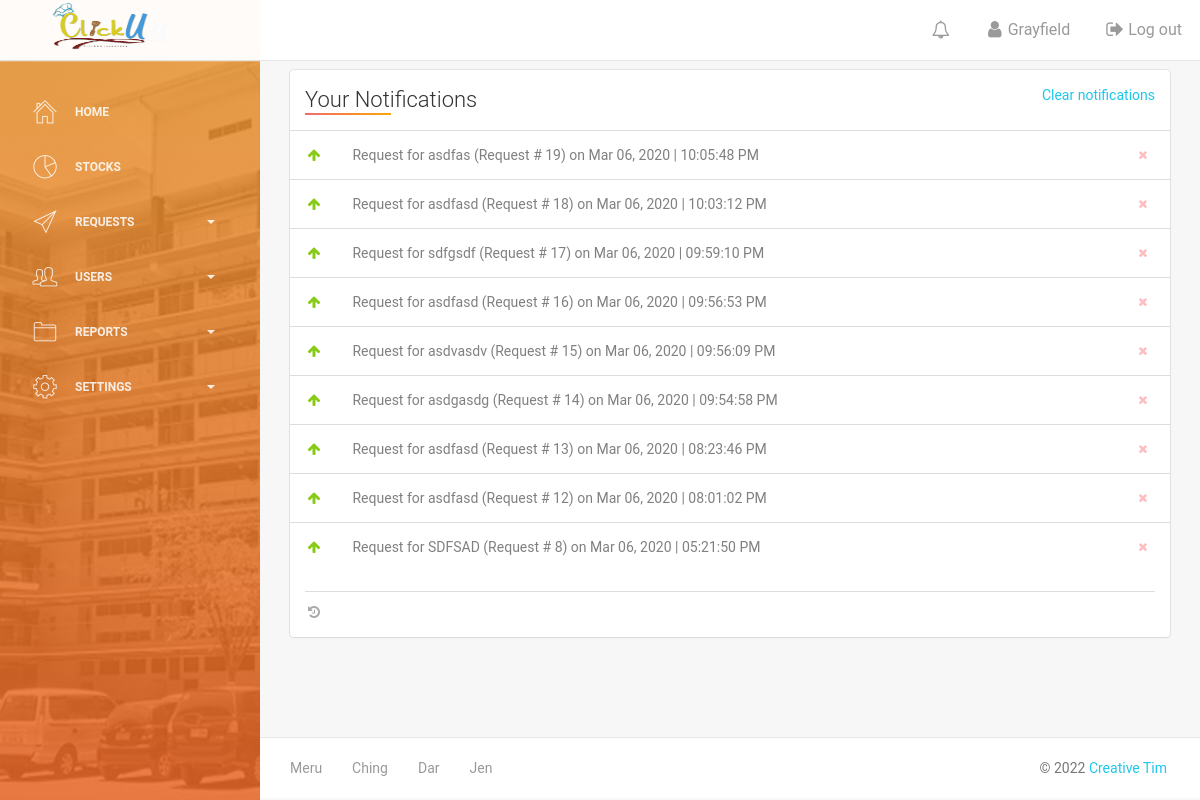
Page /view_all_notifications.php (signed in) on the earlier database version.
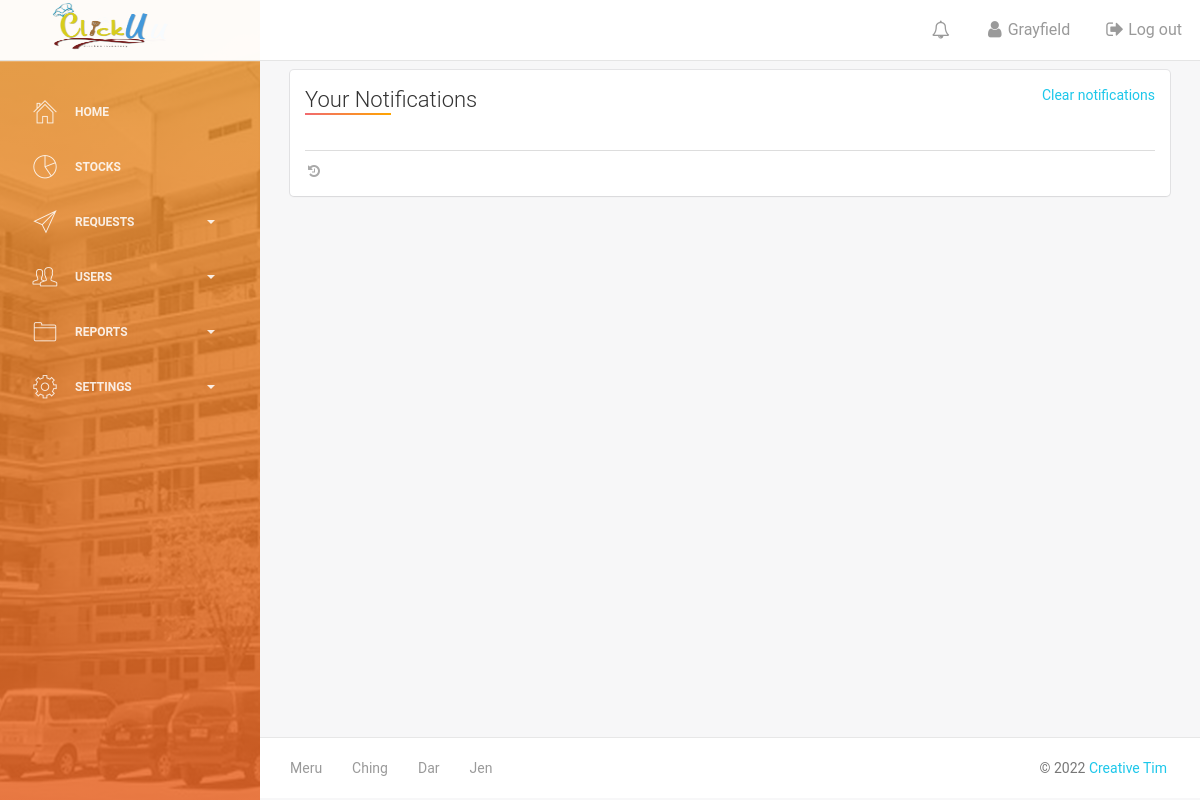
Same page on the later database version.
### tables this page shows
CREATE TABLE `borrower_slip` (
  `borrower_slip_id` int(100) NOT NULL,
  `group_id` int(100) NOT NULL,
  `date_performed` date NOT NULL,
  `time_performed` time NOT NULL,
  `date_requested` datetime NOT NULL,
  `date_approved` datetime NOT NULL,
  `date_cancelled` datetime NOT NULL,
  `date_modified` datetime NOT NULL,
  `date_received` datetime NOT NULL,
  `added_by` int(100) NOT NULL,
  `modified_by` int(50) NOT NULL,
  `aprvd_n_rlsd_by` int(50) NOT NULL,
  `received_by` varchar(50) NOT NULL,
  `storage_id` int(50) NOT NULL,
  `status` varchar(50) NOT NULL
);

CREATE TABLE `notification_control` (
  `notif_control_id` int(100) NOT NULL,
  `trans_id` int(100) NOT NULL,
  `notif_type_id` int(50) NOT NULL,
  `storage_id` int(100) NOT NULL
);

CREATE TABLE `notification` (
  `id` int(50) NOT NULL,
  `notif_control_id` int(100) NOT NULL,
  `user_id` int(50) NOT NULL,
  `user_notif_type` int(11) NOT NULL,
  `notif_date` datetime NOT NULL,
  `notif_approved_date` datetime NOT NULL,
  `seen_user` int(11) NOT NULL,
  `seen_staff` int(11) NOT NULL,
  `seen_admin` int(11) NOT NULL,
  `notif_count` int(11) NOT NULL
);

### view_all_notifications.php (the view, shortened to what the changed rows need)
<?php include('header.php');
?>
<br><br>
<div class="content">
    <div class="container-fluid">
        <div class="row">
          <div class="col-md-12">
              <div class="card ">
                  <div class="content">
                      <div class="table-full-width">
                          <table class="table table-hover">
                              <tbody>
                                <?php
                                  $userID = $_SESSION['user']['user_id'];
                                   if ($_SESSION['account_type']==1 ||$_SESSION['account_type']==2 ) {
                                 $query = "SELECT
                                        a.notif_control_id,a.trans_id,a.notif_type_id,a.storage_id,
                                        b.id,b.notif_control_id,b.user_id,b.notif_date,b.notif_approved_date,b.seen_admin,b.notif_count
                                        from notification_control a
                                        LEFT join notification b on a.notif_control_id = b.notif_control_id
                                        where  b.user_id = $userID group by b.notif_control_id order by b.id desc";
                                  $results = mysqli_query($dbcon,$query);
                           while ($row = mysqli_fetch_array($results)) {
                             $fetchPurpose = mysqli_query($dbcon,"SELECT * FROM borrower_slip where borrower_slip_id = ".$row['trans_id']);
                             foreach ($fetchPurpose as $key => $value) {
                                  ?>
                                  <?php if ($row['notif_type_id'] == 7) {
                                    if ($row['seen_admin']==0 ) {
                                      ?>
                                      <tr class="active">
                                          <td>
                                          <i class="fa fa-arrow-up text-success"></i>
                                          </td>
                                          <td> <a href="get_notification.php?id=<?php echo $row['id']; ?>"style="color:black;"> <strong> Request for <?php echo $value['purpose']; ?> (Request # <?php echo $row['trans_id'] ?>) on <?php echo  date('M d, Y',strtotime($row['notif_date']));
                                          echo " | ".date('h:i:s A',strtotime($row['notif_date'])); ?></a></strong></td>
                                          <td class="td-actions text-right">
                                          <td class="td-actions text-right">
                                              <!-- <button type="button" rel="tooltip" title="Hide" class="btn btn-info btn-simple btn-xs">
                                                  <i class="fa fa-eye-slash"></i>
                                              </button> -->
                                              <a href="?remove_notif=<?php echo $row['id']; ?>" rel="tooltip" title="Remove" class="btn btn-danger btn-simple btn-xs">
                                                  <i class="fa fa-times"></i>
                                              </a>
                                          </td>
                                      </tr>
                                      <?php
                                    }else {
                                      ?>
                                      <tr >
                                          <td>
                                          <i class="fa fa-arrow-up text-success"></i>
                                          </td>
                                            <td> <a href="get_notification.php?staff_seen_approve=<?php echo $row['id']; ?>"style="color:gray;"> Request for <?php echo $value['purpose']; ?> (Request # <?php echo $row['trans_id'] ?>) on <?php echo  date('M d, Y',strtotime($row['notif_date']));
                                            echo " | ".date('h:i:s A',strtotime($row['notif_date'])); ?></a></td>
                                          <td class="td-actions text-right">
                                          <td class="td-actions text-right">
                                            <a href="?remove_notif=<?php echo $row['id']; ?>" rel="tooltip" title="Remove" class="btn btn-danger btn-simple btn-xs">
                                                <i class="fa fa-times"></i>
                                            </a>
                                          </td>
                                      </tr>
                                      <?php
                                    }
                                  ?>
                                <?php }?>
                            <?php }
                            }
                          }?>
                              </tbody>
                          </table>
                      </div>
                  </div>
              </div>
          </div>
        </div>
    </div>
</div>
<?php include('footer.php') ?>

Differences in the rows shown:
removed notification: notif_date "Mar 06, 2020", notif_date "10:05:48 PM"
removed borrower_slip: purpose "asdfas"
removed notification_control: trans "19"
removed notification: notif_date "Mar 06, 2020", notif_date "10:03:12 PM"
removed borrower_slip: purpose "asdfasd"
removed notification_control: trans "18"
removed notification: notif_date "Mar 06, 2020", notif_date "09:59:10 PM"
removed borrower_slip: purpose "sdfgsdf"
removed notification_control: trans "17"
removed notification: notif_date "Mar 06, 2020", notif_date "09:56:53 PM"
removed borrower_slip: purpose "asdfasd"
removed notification_control: trans "16"
removed notification: notif_date "Mar 06, 2020", notif_date "09:56:09 PM"
removed borrower_slip: purpose "asdvasdv"
removed notification_control: trans "15"
removed notification: notif_date "Mar 06, 2020", notif_date "09:54:58 PM"
removed borrower_slip: purpose "asdgasdg"
removed notification_control: trans "14"
removed notification: notif_date "Mar 06, 2020", notif_date "08:23:46 PM"
removed borrower_slip: purpose "asdfasd"
removed notification_control: trans "13"
removed notification: notif_date "Mar 06, 2020", notif_date "08:01:02 PM"
removed borrower_slip: purpose "asdfasd"
removed notification_control: trans "12"
removed notification: notif_date "Mar 06, 2020", notif_date "05:21:50 PM"
removed borrower_slip: purpose "SDFSAD"
no longer on this page (row edited): notification_control: trans "8"
